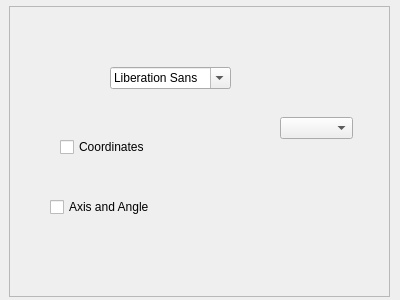
<?xml version="1.0" encoding="UTF-8"?>
<ui version="4.0">
 <class>Form</class>
 <widget class="QWidget" name="Form">
  <property name="geometry">
   <rect>
    <x>0</x>
    <y>0</y>
    <width>400</width>
    <height>300</height>
   </rect>
  </property>
  <property name="windowTitle">
   <string>Form</string>
  </property>
  <widget class="QScrollArea" name="scrollArea">
   <property name="geometry">
    <rect>
     <x>9</x>
     <y>6</y>
     <width>381</width>
     <height>291</height>
    </rect>
   </property>
   <property name="widgetResizable">
    <bool>true</bool>
   </property>
   <widget class="QWidget" name="scrollAreaWidgetContents">
    <property name="geometry">
     <rect>
      <x>0</x>
      <y>0</y>
      <width>379</width>
      <height>289</height>
     </rect>
    </property>
    <widget class="QFontComboBox" name="fontComboBox">
     <property name="geometry">
      <rect>
       <x>100</x>
       <y>60</y>
       <width>121</width>
       <height>22</height>
      </rect>
     </property>
    </widget>
    <widget class="QCheckBox" name="checkBox">
     <property name="geometry">
      <rect>
       <x>50</x>
       <y>130</y>
       <width>101</width>
       <height>20</height>
      </rect>
     </property>
     <property name="text">
      <string>Coordinates</string>
     </property>
    </widget>
    <widget class="QCheckBox" name="checkBox_2">
     <property name="geometry">
      <rect>
       <x>40</x>
       <y>190</y>
       <width>111</width>
       <height>20</height>
      </rect>
     </property>
     <property name="text">
      <string>Axis and Angle</string>
     </property>
    </widget>
    <widget class="QComboBox" name="comboBox">
     <property name="geometry">
      <rect>
       <x>270</x>
       <y>110</y>
       <width>73</width>
       <height>22</height>
      </rect>
     </property>
    </widget>
   </widget>
  </widget>
 </widget>
 <resources/>
 <connections/>
</ui>
